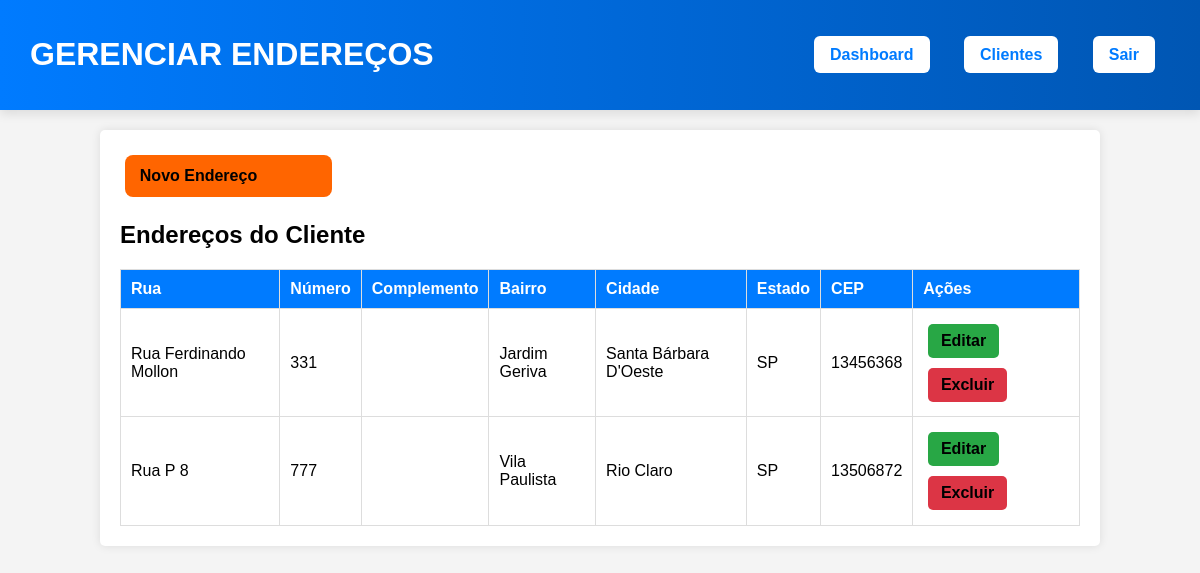
Page /gerenciarEnderecos.php?id=19 (signed in) on the committed database.
### tables this page shows
CREATE TABLE `enderecos` (
  `id` int NOT NULL AUTO_INCREMENT,
  `cliente_id` int NOT NULL,
  `rua` varchar(255) NOT NULL,
  `numero` varchar(10) NOT NULL,
  `complemento` varchar(100) DEFAULT NULL,
  `bairro` varchar(100) NOT NULL,
  `cidade` varchar(100) NOT NULL,
  `estado` char(2) NOT NULL,
  `cep` varchar(10) NOT NULL,
  PRIMARY KEY (`id`),
  KEY `cliente_id` (`cliente_id`),
  CONSTRAINT `enderecos_ibfk_1` FOREIGN KEY (`cliente_id`) REFERENCES `clientes` (`id`) ON DELETE CASCADE
);

### app/services/enderecoServices.php (called while the page is built, shortened)
<?php
function listarEnderecosPorCliente($pdo, $cliente_id) {
    $sql = "SELECT id, rua, numero, complemento, bairro, cidade, estado, cep FROM enderecos WHERE cliente_id = ?";
    $stmt = $pdo->prepare($sql);
    $stmt->execute([$cliente_id]);
    return $stmt->fetchAll(PDO::FETCH_ASSOC);
}

### public/gerenciarEnderecos.php (the view, shortened to what this page needs)
<?php
require_once __DIR__ . '/../app/config/config.php';
require_once __DIR__ . '/../app/services/enderecoServices.php';
$pdo = conectarBanco();
$cliente_id = $_GET['id'];
$enderecos = listarEnderecosPorCliente($pdo, $cliente_id);
?>
<!DOCTYPE html>
<html lang="pt-BR">
<head>
    <link rel="stylesheet" href="assets/css/gerenciarEnderecos.css">
</head>
<body>
    <header class="header-enderecos">
        <h1>GERENCIAR ENDEREÇOS</h1>
        <nav>
            <a href="dashboard.php" class="btn-enderecos-ger">Dashboard</a>
            <a href="clientes.php" class="btn-enderecos-ger">Clientes</a>
            <a href="logout.php" class="btn-enderecos-ger">Sair</a>
        </nav>
    </header>
    <div class="container">
    <a href="adicionarEnderecos.php?id=<?= $cliente_id ?>" class="btn adicionar">Novo Endereço</a>
        <h2>Endereços do Cliente</h2>
        <table>
            <thead>
                <tr>
                    <th>Rua</th>
                    <th>Número</th>
                    <th>Complemento</th>
                    <th>Bairro</th>
                    <th>Cidade</th>
                    <th>Estado</th>
                    <th>CEP</th>
                    <th>Ações</th>
                </tr>
            </thead>
            <tbody>
                <?php foreach ($enderecos as $endereco): ?>
                    <tr>
                        <td><?= htmlspecialchars($endereco['rua']) ?></td>
                        <td><?= htmlspecialchars($endereco['numero']) ?></td>
                        <td><?= htmlspecialchars($endereco['complemento']) ?></td>
                        <td><?= htmlspecialchars($endereco['bairro']) ?></td>
                        <td><?= htmlspecialchars($endereco['cidade']) ?></td>
                        <td><?= htmlspecialchars($endereco['estado']) ?></td>
                        <td><?= htmlspecialchars($endereco['cep']) ?></td>
                        <td>
                            <a href="editarEnderecos.php?id=<?= $endereco['id'] ?>" class="btn editar">Editar</a>
                            <a href="excluirEnderecos.php?id=<?= $endereco['id'] ?>" class="btn excluir">Excluir</a>
                        </td>
                    </tr>
                <?php endforeach; ?>
            </tbody>
        </table>
    </div>
</body>
</html>

### public/assets/css/gerenciarEnderecos.css (style rules this page uses)
body { font-family: Arial, sans-serif; background-color: #f4f4f4; margin: 0; padding: 0; }
header { background: #007bff; color: white; padding: 15px; text-align: center; }
nav a { color: white; margin: 0 15px; text-decoration: none; font-weight: bold; }
.container { width: 80%; margin: auto; background: white; padding: 20px; box-shadow: 0px 0px 10px rgba(0, 0, 0, 0.1); border-radius: 5px; margin-top: 20px; }
table { width: 100%; border-collapse: collapse; margin-top: 1.1rem; }
th, td { border: 1px solid #ddd; padding: 10px; text-align: left; }
th { background-color: #007bff; color: white; }
.header-enderecos { background: linear-gradient(90deg, #007bff 0%, #0056b3 100%); color: white; display: flex; justify-content: space-between; align-items: center; padding: 15px 30px; box-shadow: 0px 4px 10px rgba(0, 0, 0, 0.1); }
.header-enderecos h1 { font-size: 1.5rem; font-weight: bold; text-transform: uppercase; letter-spacing: 1px; color: white; text-shadow: 2px 2px 5px rgba(0, 0, 0, 0.089); background: linear-gradient(90deg, #ffffff, #ffffff); -webkit-background-clip: text; -webkit-text-fill-color: transparent; animation: fadeIn 1s ease-in-out; }
.btn-enderecos-ger { background: white; color: #007bff; padding: 10px 16px; font-size: 16px; font-weight: bold; text-decoration: none; border-radius: 6px; transition: all 0.3s ease-in-out; }
.btn { padding: 0.5rem 0.8rem; text-decoration: none; color: rgb(0, 0, 0); border-radius: 5px; font-weight: bold; display: inline-block; margin: 0.30rem; }
.btn.adicionar { display: inline-block; padding: 12px; background: #ff6500; color: black; font-size: 16px; font-weight: bold; border-radius: 8px; cursor: pointer; text-decoration: none; transition: all 0.3s ease-in-out; text-align: left; width: 180px; padding-left: 15px; }
.editar { background-color: #28a745; transition: all 0.3s ease-in-out; }
.excluir { background-color: #dc3545; transition: all 0.3s ease-in-out; }

### rows in the picture
enderecos: rua "Rua Ferdinando Mollon", numero "331", bairro "Jardim Geriva", cidade "Santa Bárbara D'Oeste", estado "SP", cep "13456368"
enderecos: rua "Rua P 8", numero "777", bairro "Vila Paulista", cidade "Rio Claro", estado "SP", cep "13506872"
